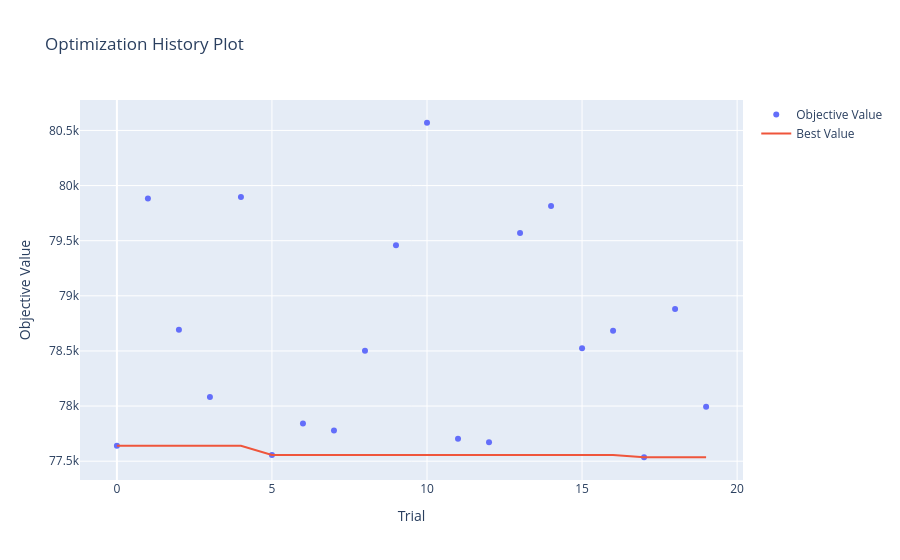

The code cell stored with this chart in its notebook:
### Markdown cell above
**Optuna / XGBoost:** лучший MAE — 77,375 руб. при `n_estimators=1218`, `learning_rate=0.0152`, `max_depth=3`. После настройки XGBoost почти догнал LightGBM, но в итоговой таблице все еще уступает CatBoost по стандартным метрикам и не дает преимущества по Overpricing Rate.

### Code cell
#fig = plot_optimization_history(study_xgb)
#fig.show()

### Figure 1 — Plotly figure (JSON) as saved in the notebook; plotly's stock layout.template omitted (floating-point values rounded to 4 significant figures)
{"data": [{"mode": "markers", "name": "Objective Value", "x": [0, 1, 2, 3, 4, 5, 6, 7, 8, 9, 10, 11, 12, 13, 14, 15, 16, 17, 18, 19], "y": [77640.0, 79880.0, 78690.0, 78080.0, 79900.0, 77560.0, 77840.0, 77780.0, 78500.0, 79460.0, 80570.0, 77700.0, 77670.0, 79570.0, 79820.0, 78520.0, 78680.0, 77540.0, 78880.0, 77990.0], "type": "scatter"}, {"mode": "lines", "name": "Best Value", "x": [0, 1, 2, 3, 4, 5, 6, 7, 8, 9, 10, 11, 12, 13, 14, 15, 16, 17, 18, 19], "y": [77640.0, 77640.0, 77640.0, 77640.0, 77640.0, 77560.0, 77560.0, 77560.0, 77560.0, 77560.0, 77560.0, 77560.0, 77560.0, 77560.0, 77560.0, 77560.0, 77560.0, 77540.0, 77540.0, 77540.0], "type": "scatter"}, {"marker": {"color": "#cccccc"}, "mode": "markers", "name": "Infeasible Trial", "showlegend": false, "x": [], "y": [], "type": "scatter"}], "layout": {"title": {"text": "Optimization History Plot"}, "xaxis": {"title": {"text": "Trial"}}, "yaxis": {"title": {"text": "Objective Value"}}}}
